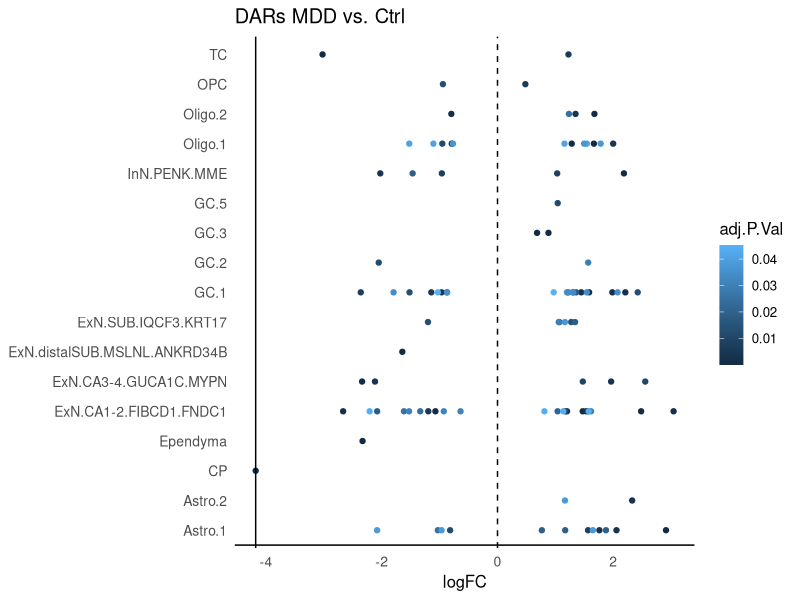
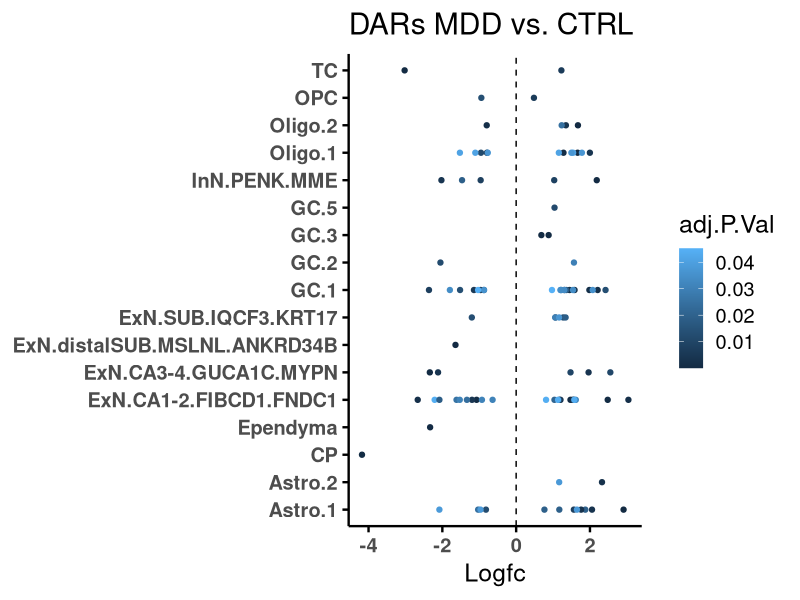

These figures' R source, in order:
## ---- chunk 1
library(readxl)
library(dplyr)
library(tidyverse)
library(ggplot2)
## ---- chunk 2
DAR = read_xlsx("filtered_ST12.xlsx")
## ---- chunk 3
DAR_dot = DAR %>% select(cell_type, logFC, adj.P.Val)
## ---- chunk 4
ggplot(DAR_dot, aes(x = logFC, y = cell_type)) +
  geom_point(aes(color = adj.P.Val)) +
  geom_vline(xintercept = 0, linetype = "dashed", color = "black") +
  geom_vline(xintercept = min(DAR_dot$logFC), color = "black") +  # y-axis at left edge
  geom_hline(yintercept = 0.5, color = "black") +             # x-axis under first y-tick
  scale_size_continuous(name = "−log10(adj.P.Val)", range = c(1, 8)) +
  theme_minimal(base_size = 12) +
  theme(
    axis.text.y = element_text(size = 10),
    axis.text.x = element_text(size = 10),
    panel.grid.major = element_blank(),
    panel.grid.minor = element_blank()
  ) +
  labs(x = "logFC", y = NULL, title = "DARs MDD vs. Ctrl")
## ---- chunk 5
p_dar = ggplot(DAR_dot, aes(x =logFC, y = cell_type)) +
  geom_point(aes(color = adj.P.Val)) +
  
  # 中间的虚线
  geom_vline(xintercept = 0, linetype = "dashed", color = "black") +

  # 设置主题，保留刻度和轴线
  theme_minimal(base_size = 18, ) +
  theme(
    axis.text.x = element_text(face = 'bold'),
    axis.text.y = element_text(face = 'bold'),
    axis.ticks = element_line(color = "black"),
    axis.line = element_line(color = "black"),
    panel.grid = element_blank()
  ) +
  
  labs(
    x = "Logfc",  # 如果你想隐藏“x”标题
    y = NULL,
    title = "DARs MDD vs. CTRL"
  )
## ---- chunk 6
pdf('DAR MDD vs Ctrl.pdf', onefile = T, width= 8, height = 6)
print(p_dar)
dev.off()
